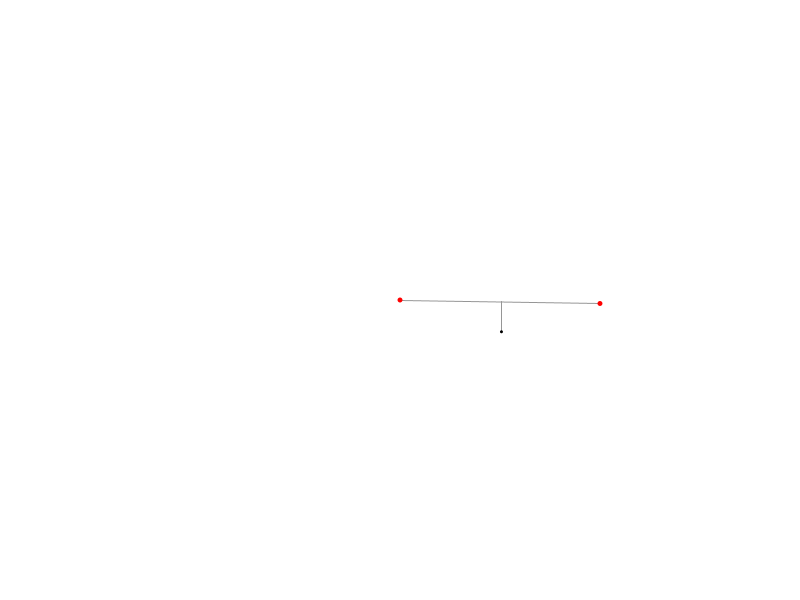
Frame 1 (no input)
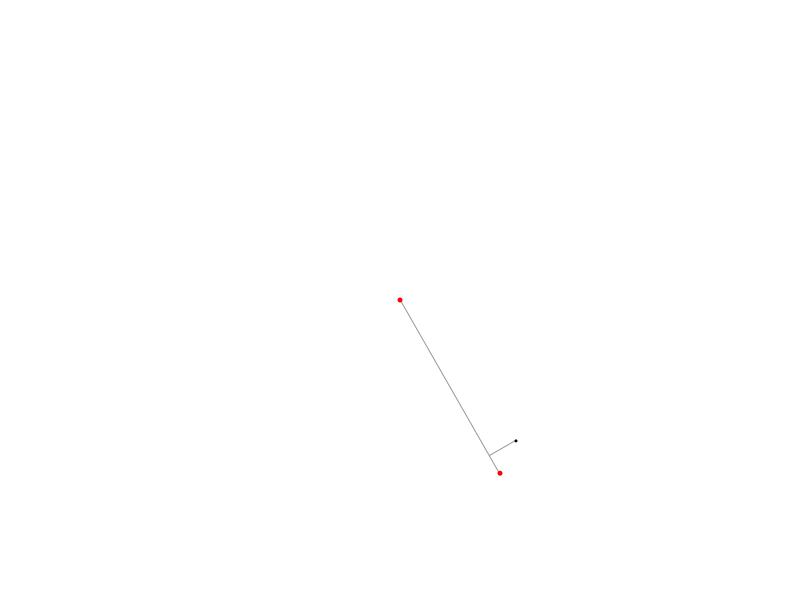
Frame 60 (the mouse pressed at the canvas centre just before this capture)
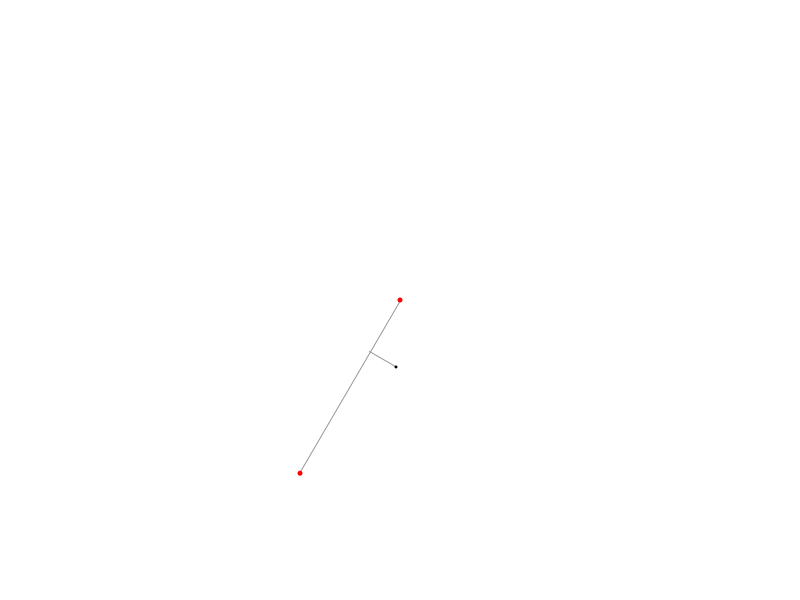
Frame 120 (the mouse held since frame 60 and released just before this capture)

The Processing sketch that drew these frames (run headless with seeded random() and noise(); from frame 60 on, the mouse is pressed at the canvas centre):

// Processing sketch: vector_test
// ── vector_test.pde
int testNumber;

PVector center;
boolean noLoop;
float   lenFactor;
float   lenAdjust;
boolean rightSide;
float   length;
float   angle;
int     counter;
float   factor;
boolean counterSwitch;
boolean factorSwitch;

void setup() {
  size(800, 600);
  smooth();
  background(255);

  // There are 2 tests, numbered 1 and 2
  testNumber = 1;

  switch(testNumber) {
  case 1:
    setupRotatingAnimatedVectors();
    break;
  case 2:
    setupTreeStructure();
    break;
  default:
    setupRotatingAnimatedVectors();
    break;
  }
}

void draw() {
  switch(testNumber) {
  case 1:
    rotatingAnimatedVectors();
    break;
  case 2:
    treeStructure();
    break;
  default:
    rotatingAnimatedVectors();
    break;
  }
}

/* ****************** TEST 1 ******************** */
void setupRotatingAnimatedVectors() {

  center    = new PVector(width/2, height/2);
  noLoop    = true;
  lenFactor = 0.5;
  lenAdjust = 0.01;
  rightSide = true;
  length    = 200;
  angle     = 0;
}

void rotatingAnimatedVectors() {
  background(255);

  // Make things rotate and move
  lenFactor += lenAdjust;
  if (lenFactor > 0.99 || lenFactor < 0.01) {
    lenAdjust *= -1;
    rightSide = !rightSide;
  }
  angle += 1;

  // Create the vector pack
  PVector        endVector  = positionWith(angle, length);
  PerpVectorPack pPack      = new PerpVectorPack(endVector, lenFactor, 0.15, rightSide);

  PVector ptOnLine = pPack.ptOnOriginalLine();
  PVector perpPt   = pPack.perpVectorPt();

  // Drawing code
  pushMatrix();
  translate(center.x, center.y);

  // Draw the lines
  stroke(150);
  line(0, 0, endVector.x, endVector.y);
  line(ptOnLine.x, ptOnLine.y, perpPt.x, perpPt.y);

  // Draw center point and end point
  noStroke();
  fill(255, 0, 0);
  ellipse(0, 0, 5, 5);
  ellipse(endVector.x, endVector.y, 5, 5);

  // Draw the point at the end of the perpendicular vector
  fill(0);
  ellipse(perpPt.x, perpPt.y, 3, 3);

  popMatrix();
}
/* ****************** END TEST 1 ******************** */

/* ****************** TEST 2 ******************** */
void setupTreeStructure() {
  size(800, 600);
  smooth();
  background(255);
  frameRate(10);

  center    = new PVector(width/2, height/2);
  noLoop    = false;
  rightSide = true;
  length    = 200;
  angle     = 270;
  counter   = 1;
  factor    = 0.1;

  counterSwitch = false;
  factorSwitch  = false;
}

void treeStructure() {

  if (!noLoop) {
    background(255);

    if (counter > 10 || counter < 1) counterSwitch = !counterSwitch;

    if (counterSwitch) {
      counter -= 1;
    } else {
      counter += 1;
    }

    if (factor < 0 || factor > 0.1) factorSwitch = !factorSwitch;

    if (factorSwitch) {
      factor += 0.01;
    } else {
      factor -= 0.01;
    }

    PVector        endVector  = positionWith(angle, length);
    PerpVectorPack pPack      = new PerpVectorPack(endVector);

    // Add a bunch of perpendicular lines
    for (int i = counter; i < (10 + counter); i++) {
      float dist = 1 - (factor * i);
      float mag  = (factor * i);
      if (dist <= 0 || mag <= 0) continue;
      pPack.addPerpVector(dist, mag - (noise(mag*4)*mag), true);
      pPack.addPerpVector(dist, mag - (noise(mag*4)*mag), false);
    }

    // Get the lines as ArrayLists
    ArrayList linePoints = pPack.pointsOnLine;
    ArrayList perpPoints = pPack.perpVectorPoints;

    // Drawing Code
    pushMatrix();
    translate(center.x, center.y);

    // Draw the main line
    noFill();
    stroke(180);
    line(0, 0, endVector.x, endVector.y);


    // Draw the perpendicular lines
    for (int i = 0; i < linePoints.size(); i++) {
      PVector linePt = (PVector)linePoints.get(i);
      PVector perpPt = (PVector)perpPoints.get(i);
      if (i%2 == 0) {
        stroke(255, 0, 0);
      } else {
        stroke(0, 0, 255);
      }
      line(linePt.x, linePt.y, perpPt.x, perpPt.y);
    }


    popMatrix();

    //noLoop = true;
  }
}

/* ****************** END TEST 2 ******************** */


/* ****************** SUPPORT FUNCTIONS ******************** */

void mouseClicked() {
  noLoop = !noLoop;
}

// Utility Function for finding the end of the line, given the angle
PVector positionWith(float angle, float length) {
  float x = cos(radians(angle)) * length;
  float y = sin(radians(angle)) * length;
  return new PVector(x, y);
}
/* ****************** END SUPPORT FUNCTIONS ******************** */

class PerpVectorPack {
  // Store the original data
  PVector originalVector;

  // Keep track of values used to calculate points
  ArrayList<Float>   percentOfOriginalVector;
  ArrayList<Float>   magnitudeOfPerpendicularVector;
  ArrayList<Boolean> onRightSide;

  // Storage of calculated perpendicular line points
  ArrayList pointsOnLine;
  ArrayList perpVectorPoints;


  // Constructors
  PerpVectorPack(PVector origVector) {
    initializeLists();
    originalVector = origVector.get();
  }

  PerpVectorPack(PVector origVector, float perpVectDist, float perpVectMag, boolean rightSide) {   
    initializeLists();
    originalVector = origVector.get();
    addPerpVector(perpVectDist, perpVectMag, rightSide);
  }

  private void initializeLists() {
    pointsOnLine                    = new ArrayList();
    perpVectorPoints                = new ArrayList();

    percentOfOriginalVector         = new ArrayList<Float>();
    magnitudeOfPerpendicularVector  = new ArrayList<Float>();
    onRightSide                     = new ArrayList<Boolean>();
  }


  // Methods
  public void addPerpVector(float perpVectDist, float perpVectMag, boolean rightSide) {

    // Keep track of the values used to create the perpendicular points
    percentOfOriginalVector.add(perpVectDist);
    magnitudeOfPerpendicularVector.add(perpVectMag);
    onRightSide.add(rightSide);

    PVector full    = originalVector.get();
    float   fullMag = full.mag();

    // Determine where along the original vector the perpendicular vector should lie (lay?)
    full.normalize();
    full.mult(perpVectDist * fullMag);

    // Set the first local variable
    pointsOnLine.add(full.get());

    // Get the normal of the original full vector and normalize it
    PVector perpVector  = new PVector(-originalVector.y, originalVector.x);
    perpVector.normalize();

    // Determine if it should be on the right or left side of the original vector
    int dir = 1;
    if (!rightSide) dir = -1;

    // Make it the proper length
    perpVector.mult(fullMag * perpVectMag * dir);

    // Offset it from the origin
    perpVector.add(full);

    // Set the second local variable
    perpVectorPoints.add(perpVector.get());
  }

  public PVector ptOnOriginalLine() {
    return ptOnOriginalLine(0);
  };

  public PVector ptOnOriginalLine(int idx) {
    PVector thePoint = (PVector)pointsOnLine.get(idx);
    return thePoint.get();
  }

  public PVector perpVectorPt() {
    return perpVectorPt(0);
  };

  public PVector perpVectorPt(int idx) {
    PVector thePoint = (PVector)perpVectorPoints.get(idx);
    return thePoint.get();
  }
}
